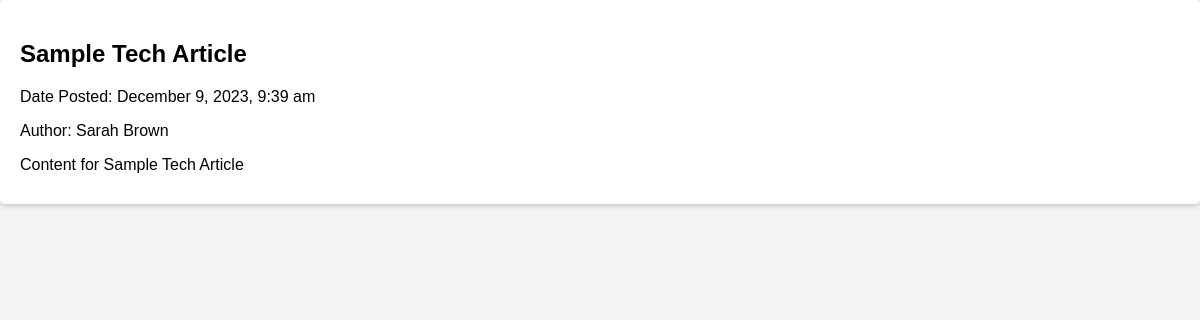
The app's page /display_tech.php with its own data.
### tables this page shows
CREATE TABLE IF NOT EXISTS `articles` (
  `id` INT(30) NOT NULL AUTO_INCREMENT,
  `title` TEXT NOT NULL,
  `content` LONGTEXT NOT NULL,
  `author` VARCHAR(100) NOT NULL,
  `date_submitted` TIMESTAMP NOT NULL,
  `category_id` INT(30) NOT NULL,
  PRIMARY KEY (`id`),
  FOREIGN KEY (`category_id`) REFERENCES `categories`(`id`) ON DELETE CASCADE
);

### display_tech.php (the view, shortened to what this page needs)
<!DOCTYPE html>
<html lang="en">
<head>
</head>
<body>
</body>
</html>
<?php
$servername = "localhost";
$username = "root";
$password = "";
$dbname = "igult_database";
$conn = new mysqli($servername, $username, $password, $dbname);
$sql = "SELECT articles.id, articles.title, articles.content, articles.author, articles.date_submitted, articles.category_id, multimedia_files.filename, multimedia_files.filetype, multimedia_files.filedata
        FROM articles
        LEFT JOIN multimedia_files ON articles.id = multimedia_files.article_id
        WHERE articles.category_id = (SELECT id FROM categories WHERE name = 'TECH')
        ORDER BY articles.date_submitted DESC";
$result = $conn->query($sql);
if ($result !== false && $result->num_rows > 0) {
    while ($row = $result->fetch_assoc()) {
        echo "<div class='article'>";
        echo "<h2>" . $row['title'] . "</h2>";
        echo "<p>Date Posted: " . date("F j, Y, g:i a", strtotime($row['date_submitted'])) . "</p>";
$author = !empty($row['author']) ? $row['author'] : 'Antipas Henry';
echo "<p>Author: " . $author . "</p>";
        $content = stripslashes($row['content']);
        $content = nl2br($content);
        $max_length = 50;
        if (strlen($content) > $max_length) {
            $truncated_content = substr($content, 0, $max_length);
            $remaining_content = substr($content, $max_length);
            echo "<p>" . $truncated_content . "... <a href='full_article.php?id=" . $row['id'] . "'>Read More</a></p>";
        } else {
            echo "<p>" . $content . "</p>";
        }
        echo "</div>";
    }
} else {
    echo "No TECH articles found.";
}
?>

### display_tech.php (style rules this page uses)
body { font-family: 'Raleway', sans-serif; background-color: #f4f4f4; margin: 0px; padding: 0; max-width: 1200; }
.article { background-color: #fff; margin: 0px; padding: 20px; border-radius: 5px; box-shadow: 0 2px 5px rgba(0, 0, 0, 0.2); }
.article p { font-size: 16px; margin-bottom: 10px; }

### records on screen
articles: title "Sample Tech Article", date_submitted "December 9, 2023, 9:39 am", author "Sarah Brown", content "Content for Sample Tech Article"
